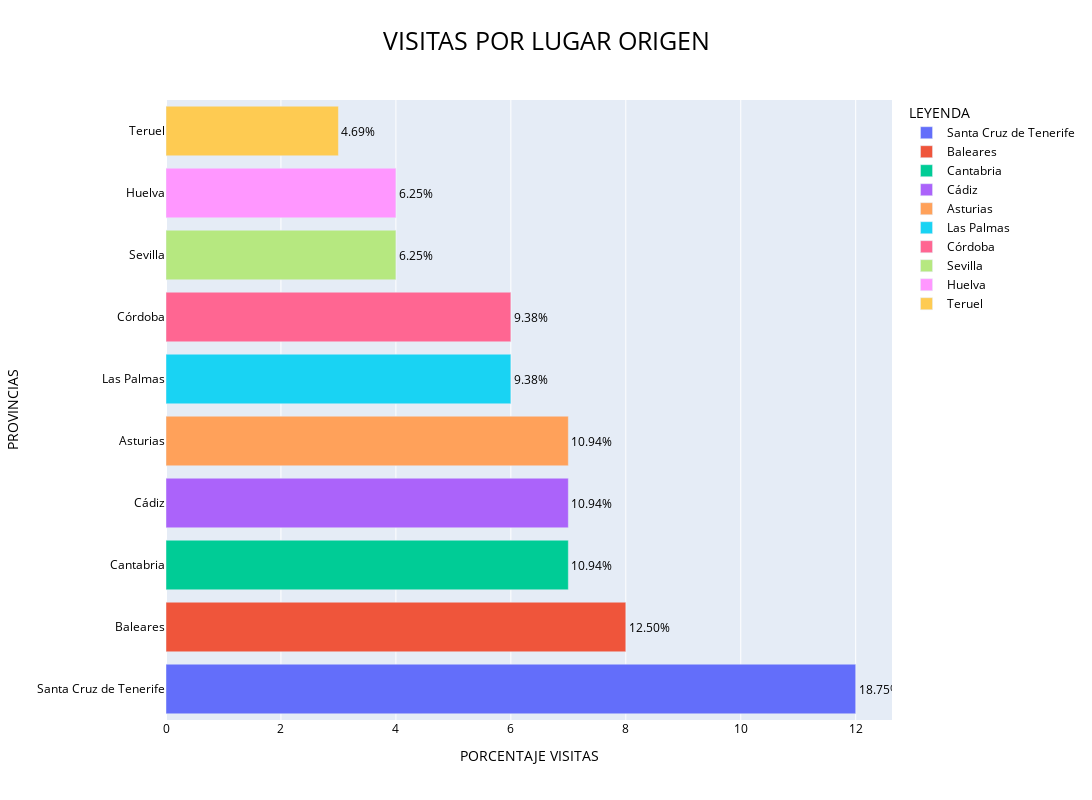

Notebook source saved alongside this figure:
### Code cell
fig = px.bar(df_input_espana2, y=df_input_espana2['PROVINCIAS'].unique(), x=df_input_espana2['SUMA'], text=porcentaje_prov,title="VISITAS POR LUGAR ORIGEN", color=colores4, barmode="overlay", opacity=1)
fig.update_traces(texttemplate='%{text:0.2f}%', textposition='outside')
fig.update_layout(uniformtext_minsize=10, uniformtext_mode='hide')
fig.update_layout(barmode='overlay',width=1300, height=800,title_font_size=25, title_font_color='black', title_xanchor='auto')
fig.update_layout(title_x=0.5, font_color='black')
fig.update_layout(font_color='black')
fig.update_layout(font_size=12)
fig.update_layout(xaxis_title="PORCENTAJE VISITAS", yaxis_title="PROVINCIAS", legend_title="LEYENDA")
fig.show()

### Figure 1 — Plotly figure (JSON) as saved in the notebook; plotly's stock layout.template omitted (floating-point values rounded to 4 significant figures)
{"data": [{"alignmentgroup": "True", "hovertemplate": "color=Santa Cruz de Tenerife<br>SUMA=%{x}<br>y=%{y}<br>text=%{text}<extra></extra>", "legendgroup": "Santa Cruz de Tenerife", "marker": {"color": "#636efa", "opacity": 1, "pattern": {"shape": ""}}, "name": "Santa Cruz de Tenerife", "offsetgroup": "Santa Cruz de Tenerife", "orientation": "h", "showlegend": true, "text": [18.75], "textposition": "outside", "texttemplate": "%{text:0.2f}%", "type": "bar", "x": [12], "xaxis": "x", "y": ["Santa Cruz de Tenerife"], "yaxis": "y"}, {"alignmentgroup": "True", "hovertemplate": "color=Baleares<br>SUMA=%{x}<br>y=%{y}<br>text=%{text}<extra></extra>", "legendgroup": "Baleares", "marker": {"color": "#EF553B", "opacity": 1, "pattern": {"shape": ""}}, "name": "Baleares", "offsetgroup": "Baleares", "orientation": "h", "showlegend": true, "text": [12.5], "textposition": "outside", "texttemplate": "%{text:0.2f}%", "type": "bar", "x": [8], "xaxis": "x", "y": ["Baleares"], "yaxis": "y"}, {"alignmentgroup": "True", "hovertemplate": "color=Cantabria<br>SUMA=%{x}<br>y=%{y}<br>text=%{text}<extra></extra>", "legendgroup": "Cantabria", "marker": {"color": "#00cc96", "opacity": 1, "pattern": {"shape": ""}}, "name": "Cantabria", "offsetgroup": "Cantabria", "orientation": "h", "showlegend": true, "text": [10.94], "textposition": "outside", "texttemplate": "%{text:0.2f}%", "type": "bar", "x": [7], "xaxis": "x", "y": ["Cantabria"], "yaxis": "y"}, {"alignmentgroup": "True", "hovertemplate": "color=Cádiz<br>SUMA=%{x}<br>y=%{y}<br>text=%{text}<extra></extra>", "legendgroup": "Cádiz", "marker": {"color": "#ab63fa", "opacity": 1, "pattern": {"shape": ""}}, "name": "Cádiz", "offsetgroup": "Cádiz", "orientation": "h", "showlegend": true, "text": [10.94], "textposition": "outside", "texttemplate": "%{text:0.2f}%", "type": "bar", "x": [7], "xaxis": "x", "y": ["Cádiz"], "yaxis": "y"}, {"alignmentgroup": "True", "hovertemplate": "color=Asturias<br>SUMA=%{x}<br>y=%{y}<br>text=%{text}<extra></extra>", "legendgroup": "Asturias", "marker": {"color": "#FFA15A", "opacity": 1, "pattern": {"shape": ""}}, "name": "Asturias", "offsetgroup": "Asturias", "orientation": "h", "showlegend": true, "text": [10.94], "textposition": "outside", "texttemplate": "%{text:0.2f}%", "type": "bar", "x": [7], "xaxis": "x", "y": ["Asturias"], "yaxis": "y"}, {"alignmentgroup": "True", "hovertemplate": "color=Las Palmas<br>SUMA=%{x}<br>y=%{y}<br>text=%{text}<extra></extra>", "legendgroup": "Las Palmas", "marker": {"color": "#19d3f3", "opacity": 1, "pattern": {"shape": ""}}, "name": "Las Palmas", "offsetgroup": "Las Palmas", "orientation": "h", "showlegend": true, "text": [9.375], "textposition": "outside", "texttemplate": "%{text:0.2f}%", "type": "bar", "x": [6], "xaxis": "x", "y": ["Las Palmas"], "yaxis": "y"}, {"alignmentgroup": "True", "hovertemplate": "color=Córdoba<br>SUMA=%{x}<br>y=%{y}<br>text=%{text}<extra></extra>", "legendgroup": "Córdoba", "marker": {"color": "#FF6692", "opacity": 1, "pattern": {"shape": ""}}, "name": "Córdoba", "offsetgroup": "Córdoba", "orientation": "h", "showlegend": true, "text": [9.375], "textposition": "outside", "texttemplate": "%{text:0.2f}%", "type": "bar", "x": [6], "xaxis": "x", "y": ["Córdoba"], "yaxis": "y"}, {"alignmentgroup": "True", "hovertemplate": "color=Sevilla<br>SUMA=%{x}<br>y=%{y}<br>text=%{text}<extra></extra>", "legendgroup": "Sevilla", "marker": {"color": "#B6E880", "opacity": 1, "pattern": {"shape": ""}}, "name": "Sevilla", "offsetgroup": "Sevilla", "orientation": "h", "showlegend": true, "text": [6.25], "textposition": "outside", "texttemplate": "%{text:0.2f}%", "type": "bar", "x": [4], "xaxis": "x", "y": ["Sevilla"], "yaxis": "y"}, {"alignmentgroup": "True", "hovertemplate": "color=Huelva<br>SUMA=%{x}<br>y=%{y}<br>text=%{text}<extra></extra>", "legendgroup": "Huelva", "marker": {"color": "#FF97FF", "opacity": 1, "pattern": {"shape": ""}}, "name": "Huelva", "offsetgroup": "Huelva", "orientation": "h", "showlegend": true, "text": [6.25], "textposition": "outside", "texttemplate": "%{text:0.2f}%", "type": "bar", "x": [4], "xaxis": "x", "y": ["Huelva"], "yaxis": "y"}, {"alignmentgroup": "True", "hovertemplate": "color=Teruel<br>SUMA=%{x}<br>y=%{y}<br>text=%{text}<extra></extra>", "legendgroup": "Teruel", "marker": {"color": "#FECB52", "opacity": 1, "pattern": {"shape": ""}}, "name": "Teruel", "offsetgroup": "Teruel", "orientation": "h", "showlegend": true, "text": [4.688], "textposition": "outside", "texttemplate": "%{text:0.2f}%", "type": "bar", "x": [3], "xaxis": "x", "y": ["Teruel"], "yaxis": "y"}], "layout": {"barmode": "overlay", "font": {"color": "black", "size": 12}, "height": 800, "legend": {"title": {"text": "LEYENDA"}, "tracegroupgap": 0}, "title": {"font": {"color": "black", "size": 25}, "text": "VISITAS POR LUGAR ORIGEN", "x": 0.5, "xanchor": "auto"}, "uniformtext": {"minsize": 10, "mode": "hide"}, "width": 1300, "xaxis": {"anchor": "y", "domain": [0, 1], "title": {"text": "PORCENTAJE VISITAS"}}, "yaxis": {"anchor": "x", "domain": [0, 1], "title": {"text": "PROVINCIAS"}}}}
